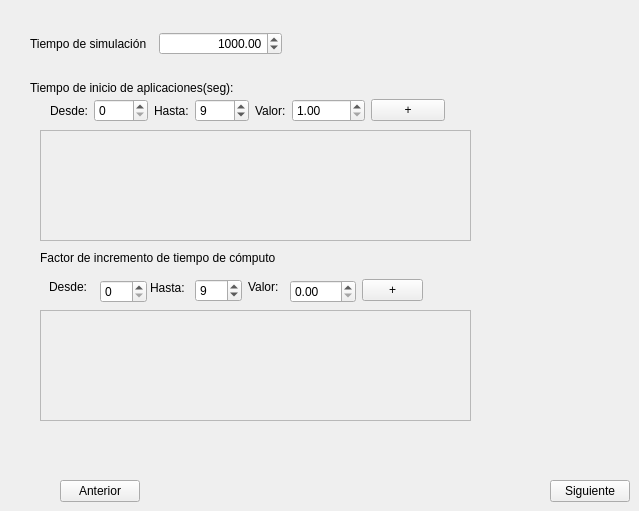
      <widget class="QWidget" name="tab_4">
       <attribute name="title">
        <string>Tiempo</string>
       </attribute>
       <widget class="QWidget" name="layoutWidget">
        <property name="geometry">
         <rect>
          <x>30</x>
          <y>20</y>
          <width>252</width>
          <height>48</height>
         </rect>
        </property>
        <layout class="QHBoxLayout" name="horizontalLayout_12">
         <item>
          <widget class="QLabel" name="label_13">
           <property name="text">
            <string>Tiempo de simulación</string>
           </property>
          </widget>
         </item>
         <item>
          <widget class="QDoubleSpinBox" name="simulat">
           <property name="alignment">
            <set>Qt::AlignRight|Qt::AlignTrailing|Qt::AlignVCenter</set>
           </property>
           <property name="minimum">
            <double>10.000000000000000</double>
           </property>
           <property name="maximum">
            <double>10000000.000000000000000</double>
           </property>
           <property name="value">
            <double>1000.000000000000000</double>
           </property>
          </widget>
         </item>
        </layout>
       </widget>
       <widget class="QLabel" name="label_18">
        <property name="geometry">
         <rect>
          <x>30</x>
          <y>80</y>
          <width>251</width>
          <height>16</height>
         </rect>
        </property>
        <property name="text">
         <string>Tiempo de inicio de aplicaciones(seg):</string>
        </property>
       </widget>
       <widget class="QWidget" name="repetir2" native="true">
        <property name="geometry">
         <rect>
          <x>50</x>
          <y>90</y>
          <width>395</width>
          <height>41</height>
         </rect>
        </property>
        <property name="minimumSize">
         <size>
          <width>392</width>
          <height>41</height>
         </size>
        </property>
        <layout class="QHBoxLayout" name="horizontalLayout_27">
         <item>
          <widget class="QLabel" name="label_31">
           <property name="text">
            <string>Desde:</string>
           </property>
          </widget>
         </item>
         <item>
          <widget class="QSpinBox" name="appinit_from">
           <property name="maximum">
            <number>9999</number>
           </property>
          </widget>
         </item>
         <item>
          <widget class="QLabel" name="label_32">
           <property name="text">
            <string>Hasta:</string>
           </property>
          </widget>
         </item>
         <item>
          <widget class="QSpinBox" name="appinit_to">
           <property name="maximum">
            <number>9999</number>
           </property>
           <property name="value">
            <number>9</number>
           </property>
          </widget>
         </item>
         <item>
          <widget class="QLabel" name="label_33">
           <property name="text">
            <string>Valor:</string>
           </property>
          </widget>
         </item>
         <item>
          <widget class="QDoubleSpinBox" name="appinit_val">
           <property name="minimum">
            <double>1.000000000000000</double>
           </property>
           <property name="maximum">
            <double>999999.989999999990687</double>
           </property>
          </widget>
         </item>
         <item>
          <widget class="QPushButton" name="pushButton_2">
           <property name="text">
            <string>+</string>
           </property>
          </widget>
         </item>
        </layout>
       </widget>
       <widget class="QPushButton" name="next_3">
        <property name="geometry">
         <rect>
          <x>550</x>
          <y>480</y>
          <width>80</width>
          <height>22</height>
         </rect>
        </property>
        <property name="text">
         <string>Siguiente</string>
        </property>
       </widget>
       <widget class="QPushButton" name="prev_3">
        <property name="geometry">
         <rect>
          <x>60</x>
          <y>480</y>
          <width>80</width>
          <height>22</height>
         </rect>
        </property>
        <property name="text">
         <string>Anterior</string>
        </property>
       </widget>
       <widget class="QScrollArea" name="scrollArea">
        <property name="geometry">
         <rect>
          <x>40</x>
          <y>130</y>
          <width>431</width>
          <height>111</height>
         </rect>
        </property>
        <property name="widgetResizable">
         <bool>true</bool>
        </property>
        <widget class="QWidget" name="scrollAreaWidgetContents">
         <property name="geometry">
          <rect>
           <x>0</x>
           <y>0</y>
           <width>429</width>
           <height>109</height>
          </rect>
         </property>
         <layout class="QGridLayout" name="gridLayout">
          <item row="0" column="0">
           <layout class="QVBoxLayout" name="verticalLayout"/>
          </item>
         </layout>
        </widget>
       </widget>
       <widget class="QLabel" name="label_20">
        <property name="geometry">
         <rect>
          <x>40</x>
          <y>250</y>
          <width>281</width>
          <height>16</height>
         </rect>
        </property>
        <property name="text">
         <string>Factor de incremento de tiempo de cómputo</string>
        </property>
       </widget>
       <widget class="QScrollArea" name="scrollArea_4">
        <property name="geometry">
         <rect>
          <x>40</x>
          <y>310</y>
          <width>431</width>
          <height>111</height>
         </rect>
        </property>
        <property name="widgetResizable">
         <bool>true</bool>
        </property>
        <widget class="QWidget" name="scrollAreaWidgetContents_2">
         <property name="geometry">
          <rect>
           <x>0</x>
           <y>0</y>
           <width>429</width>
           <height>109</height>
          </rect>
         </property>
         <layout class="QGridLayout" name="gridLayout_4">
          <item row="0" column="0">
           <layout class="QVBoxLayout" name="verticalLayout_5"/>
          </item>
         </layout>
        </widget>
       </widget>
       <widget class="QWidget" name="repetir_2" native="true">
        <property name="geometry">
         <rect>
          <x>40</x>
          <y>270</y>
          <width>392</width>
          <height>41</height>
         </rect>
        </property>
        <property name="minimumSize">
         <size>
          <width>392</width>
          <height>41</height>
         </size>
        </property>
        <property name="maximumSize">
         <size>
          <width>16777215</width>
          <height>35</height>
         </size>
        </property>
        <widget class="QLabel" name="label_56">
         <property name="geometry">
          <rect>
           <x>9</x>
           <y>9</y>
           <width>42</width>
           <height>16</height>
          </rect>
         </property>
         <property name="text">
          <string>Desde:</string>
         </property>
        </widget>
        <widget class="QSpinBox" name="delayinc_from">
         <property name="geometry">
          <rect>
           <x>60</x>
           <y>10</y>
           <width>47</width>
           <height>23</height>
          </rect>
         </property>
         <property name="maximum">
          <number>9999</number>
         </property>
        </widget>
        <widget class="QLabel" name="label_57">
         <property name="geometry">
          <rect>
           <x>110</x>
           <y>10</y>
           <width>39</width>
           <height>16</height>
          </rect>
         </property>
         <property name="text">
          <string>Hasta:</string>
         </property>
        </widget>
        <widget class="QSpinBox" name="delayinc_to">
         <property name="geometry">
          <rect>
           <x>155</x>
           <y>9</y>
           <width>47</width>
           <height>23</height>
          </rect>
         </property>
         <property name="maximum">
          <number>9999</number>
         </property>
         <property name="value">
          <number>9</number>
         </property>
        </widget>
        <widget class="QLabel" name="label_58">
         <property name="geometry">
          <rect>
           <x>208</x>
           <y>9</y>
           <width>36</width>
           <height>16</height>
          </rect>
         </property>
         <property name="text">
          <string>Valor:</string>
         </property>
        </widget>
        <widget class="QPushButton" name="pushButton_4">
         <property name="geometry">
          <rect>
           <x>322</x>
           <y>9</y>
           <width>61</width>
           <height>22</height>
          </rect>
         </property>
         <property name="text">
          <string>+</string>
         </property>
        </widget>
        <widget class="QDoubleSpinBox" name="delayinc_val">
         <property name="geometry">
          <rect>
           <x>250</x>
           <y>10</y>
           <width>66</width>
           <height>23</height>
          </rect>
         </property>
         <property name="maximum">
          <double>1.000000000000000</double>
         </property>
         <property name="singleStep">
          <double>0.010000000000000</double>
         </property>
        </widget>
       </widget>
      </widget>
